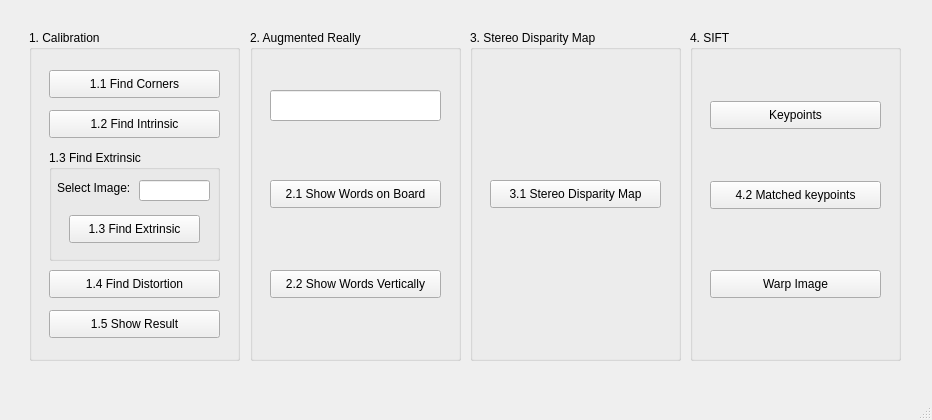
<?xml version="1.0" encoding="UTF-8"?>
<ui version="4.0">
 <class>MainWindow</class>
 <widget class="QMainWindow" name="MainWindow">
  <property name="geometry">
   <rect>
    <x>0</x>
    <y>0</y>
    <width>932</width>
    <height>420</height>
   </rect>
  </property>
  <property name="windowTitle">
   <string>MainWindow</string>
  </property>
  <widget class="QWidget" name="centralwidget">
   <widget class="QGroupBox" name="groupBox1">
    <property name="geometry">
     <rect>
      <x>29</x>
      <y>30</y>
      <width>211</width>
      <height>331</height>
     </rect>
    </property>
    <property name="title">
     <string>1. Calibration</string>
    </property>
    <widget class="QPushButton" name="Find_Corners">
     <property name="geometry">
      <rect>
       <x>20</x>
       <y>40</y>
       <width>171</width>
       <height>28</height>
      </rect>
     </property>
     <property name="text">
      <string>1.1 Find Corners</string>
     </property>
    </widget>
    <widget class="QPushButton" name="Find_Intrinsic">
     <property name="geometry">
      <rect>
       <x>20</x>
       <y>80</y>
       <width>171</width>
       <height>28</height>
      </rect>
     </property>
     <property name="text">
      <string>1.2 Find Intrinsic</string>
     </property>
    </widget>
    <widget class="QPushButton" name="Find_Distortion">
     <property name="geometry">
      <rect>
       <x>20</x>
       <y>240</y>
       <width>171</width>
       <height>28</height>
      </rect>
     </property>
     <property name="text">
      <string>1.4 Find Distortion</string>
     </property>
    </widget>
    <widget class="QPushButton" name="Show_Result">
     <property name="geometry">
      <rect>
       <x>20</x>
       <y>280</y>
       <width>171</width>
       <height>28</height>
      </rect>
     </property>
     <property name="text">
      <string>1.5 Show Result</string>
     </property>
    </widget>
    <widget class="QGroupBox" name="groupBox">
     <property name="geometry">
      <rect>
       <x>20</x>
       <y>120</y>
       <width>171</width>
       <height>111</height>
      </rect>
     </property>
     <property name="title">
      <string>1.3 Find Extrinsic</string>
     </property>
     <widget class="QPushButton" name="Find_Extrinsic">
      <property name="geometry">
       <rect>
        <x>20</x>
        <y>65</y>
        <width>131</width>
        <height>28</height>
       </rect>
      </property>
      <property name="text">
       <string>1.3 Find Extrinsic</string>
      </property>
     </widget>
     <widget class="QLineEdit" name="Calibration_InputBox">
      <property name="geometry">
       <rect>
        <x>90</x>
        <y>30</y>
        <width>71</width>
        <height>21</height>
       </rect>
      </property>
     </widget>
     <widget class="QLabel" name="label">
      <property name="geometry">
       <rect>
        <x>8</x>
        <y>30</y>
        <width>91</width>
        <height>16</height>
       </rect>
      </property>
      <property name="text">
       <string>Select Image:</string>
      </property>
     </widget>
    </widget>
   </widget>
   <widget class="QGroupBox" name="groupBox_2">
    <property name="geometry">
     <rect>
      <x>250</x>
      <y>30</y>
      <width>211</width>
      <height>331</height>
     </rect>
    </property>
    <property name="title">
     <string>2. Augmented Really</string>
    </property>
    <widget class="QPushButton" name="Show_Words_on_Board">
     <property name="geometry">
      <rect>
       <x>20</x>
       <y>150</y>
       <width>171</width>
       <height>28</height>
      </rect>
     </property>
     <property name="text">
      <string>2.1 Show Words on Board</string>
     </property>
    </widget>
    <widget class="QPushButton" name="Show_Words_Vertically">
     <property name="geometry">
      <rect>
       <x>20</x>
       <y>240</y>
       <width>171</width>
       <height>28</height>
      </rect>
     </property>
     <property name="text">
      <string>2.2 Show Words Vertically</string>
     </property>
    </widget>
    <widget class="QLineEdit" name="AR_InputBox">
     <property name="geometry">
      <rect>
       <x>20</x>
       <y>60</y>
       <width>171</width>
       <height>31</height>
      </rect>
     </property>
    </widget>
   </widget>
   <widget class="QGroupBox" name="groupBox_3">
    <property name="geometry">
     <rect>
      <x>470</x>
      <y>30</y>
      <width>211</width>
      <height>331</height>
     </rect>
    </property>
    <property name="title">
     <string>3. Stereo Disparity Map</string>
    </property>
    <widget class="QPushButton" name="Stereo_Disparity_Map">
     <property name="geometry">
      <rect>
       <x>20</x>
       <y>150</y>
       <width>171</width>
       <height>28</height>
      </rect>
     </property>
     <property name="text">
      <string>3.1 Stereo Disparity Map</string>
     </property>
    </widget>
   </widget>
   <widget class="QGroupBox" name="groupBox_4">
    <property name="geometry">
     <rect>
      <x>690</x>
      <y>30</y>
      <width>211</width>
      <height>331</height>
     </rect>
    </property>
    <property name="title">
     <string>4. SIFT</string>
    </property>
    <widget class="QPushButton" name="Keypoints">
     <property name="geometry">
      <rect>
       <x>20</x>
       <y>71</y>
       <width>171</width>
       <height>28</height>
      </rect>
     </property>
     <property name="text">
      <string>Keypoints</string>
     </property>
    </widget>
    <widget class="QPushButton" name="Matched_keypoints">
     <property name="geometry">
      <rect>
       <x>20</x>
       <y>151</y>
       <width>171</width>
       <height>28</height>
      </rect>
     </property>
     <property name="text">
      <string>4.2 Matched keypoints</string>
     </property>
    </widget>
    <widget class="QPushButton" name="Warp_Image">
     <property name="geometry">
      <rect>
       <x>20</x>
       <y>240</y>
       <width>171</width>
       <height>28</height>
      </rect>
     </property>
     <property name="text">
      <string>Warp Image</string>
     </property>
    </widget>
   </widget>
  </widget>
  <widget class="QMenuBar" name="menubar">
   <property name="geometry">
    <rect>
     <x>0</x>
     <y>0</y>
     <width>932</width>
     <height>25</height>
    </rect>
   </property>
  </widget>
  <widget class="QStatusBar" name="statusbar"/>
 </widget>
 <resources/>
 <connections/>
</ui>
